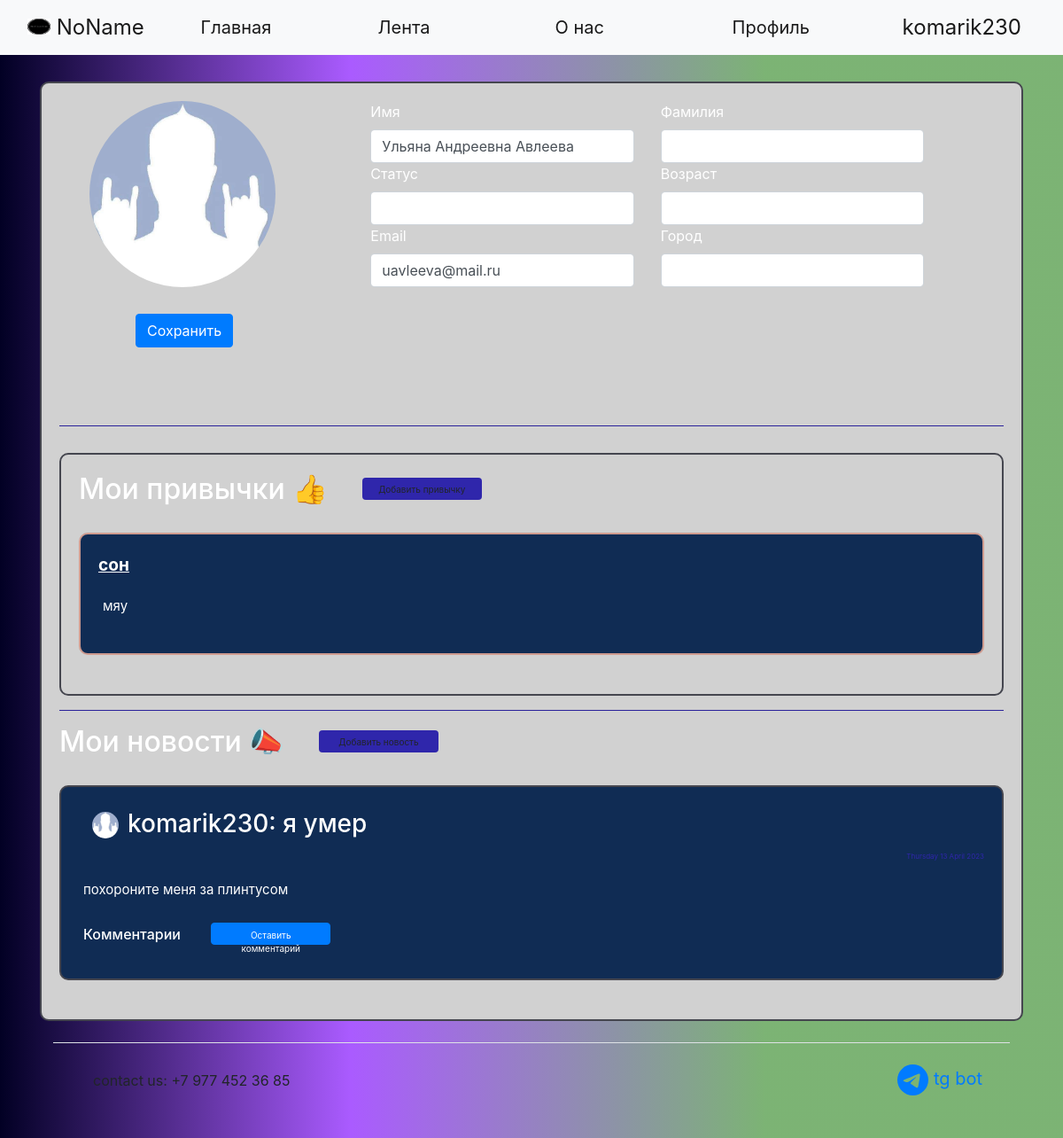
The page /office (signed in) on the database its author committed.
### data/users.py (models this page shows, shortened)
class User(SqlAlchemyBase, UserMixin):
    __tablename__ = 'users'
    id = sqlalchemy.Column(sqlalchemy.Integer,
                           primary_key=True, autoincrement=True)
    name = sqlalchemy.Column(sqlalchemy.String)
    surname = sqlalchemy.Column(sqlalchemy.String)
    nickname = sqlalchemy.Column(sqlalchemy.String)
    age = sqlalchemy.Column(sqlalchemy.Integer)
    status = sqlalchemy.Column(sqlalchemy.String)
    about = sqlalchemy.Column(sqlalchemy.String)
    email = sqlalchemy.Column(sqlalchemy.String, unique=True)
    hashed_password = sqlalchemy.Column(sqlalchemy.String)
    modified_date = sqlalchemy.Column(sqlalchemy.DateTime, default=datetime.datetime.now)
    city_from = sqlalchemy.Column(sqlalchemy.String)
    habit = sqlalchemy.Column(sqlalchemy.String)  # id_1;id_2
    habits = orm.relation("Habits", back_populates='user')
    news = orm.relation("News", back_populates='user')
    comments = orm.relation("Comments", back_populates='user')

### data/habits.py (models this page shows)
class Habits(SqlAlchemyBase, UserMixin):
    __tablename__ = 'habits'
    id = sqlalchemy.Column(sqlalchemy.Integer,
                           primary_key=True, autoincrement=True)
    type = sqlalchemy.Column(sqlalchemy.String)
    period = sqlalchemy.Column(sqlalchemy.Integer)  # days
    about_link = sqlalchemy.Column(sqlalchemy.String)
    count = sqlalchemy.Column(sqlalchemy.Integer, default=0)
    reposts = sqlalchemy.Column(sqlalchemy.Integer, default=0)
    creator = sqlalchemy.Column(sqlalchemy.String, sqlalchemy.ForeignKey("users.id"))
    user = orm.relation('User')

### data/news.py (models this page shows)
class News(SqlAlchemyBase, UserMixin):
    __tablename__ = 'news'
    id = sqlalchemy.Column(sqlalchemy.Integer,
                           primary_key=True, autoincrement=True)
    title = sqlalchemy.Column(sqlalchemy.String)
    content = sqlalchemy.Column(sqlalchemy.String)
    created_date = sqlalchemy.Column(sqlalchemy.DateTime,
                                     default=datetime.datetime.now)
    user_id = sqlalchemy.Column(sqlalchemy.Integer,
                                sqlalchemy.ForeignKey("users.id"))
    comms = sqlalchemy.Column(sqlalchemy.String)
    user = orm.relation('User')

### main.py (the view, shortened to what this page needs)
@app.route("/office", methods=['GET', 'POST'])
@login_required
def my_office():
    pathu = ''
    form = OfficeForm()
    if request.method == "GET":
        db_sess = db_session.create_session()
        user = db_sess.query(User).filter(User.id == current_user.id).first()
        if user:
            form.name.data = user.name
            form.surname.data = user.surname
            form.nickname.data = user.nickname
            form.age.data = user.age
            form.status.data = user.status
            form.email.data = user.email
            form.city_from.data = user.city_from
        else:
            abort(404)
    for images in os.listdir('static/img/users_photo'):
        if images.split('.')[0] == current_user.nickname:
            pathu = 'static/img/users_photo/' + images
    if pathu == '':
        pathu = 'static/img/users_photo/default.jpg'
    db_sess = db_session.create_session()
    habits = []
    if current_user.habit:
        for el in current_user.habit.split(';'):
            habits.append(db_sess.query(Habits).filter(Habits.id == el).first())
    user_habits = []
    for habit in habits:
        user_habits.append({
            'id': habit.id,
            'type': habit.type,
            'period': habit.period,
            'about_link': habit.about_link,
            'count': habit.count,
            'reposts': habit.reposts,
            'creator': db_sess.query(User).filter(User.id == habit.creator).first().nickname,
        })
    unews = db_sess.query(News).filter(News.user_id == current_user.id).all()
    users_news = []
    for news in unews:
        path = ''
        creator_nickname = (db_sess.query(User).filter(User.id == news.user_id).first()).nickname
        for images in os.listdir('static/img/users_photo'):
            if images.split('.')[0] == creator_nickname:
                path = 'static/img/users_photo/' + images
        if path == '':
            path = 'static/img/users_photo/default.jpg'
        comments = []
        if news.comms:
            if ';' in news.comms:
                for com_id in news.comms.split(';'):
                    comments.append(db_sess.query(Comments).filter(Comments.id == com_id).first())
            elif len(news.comms) == 1:
                com_id = news.comms
                comments = [db_sess.query(Comments).filter(Comments.id == com_id).first()]
        else:
            comments = []
        if len(comments) > 1:
            comments = sorted(comments, key=lambda x: x.created_date)
        comments_main = []
        for com in comments:
            comentor_nickname = db_sess.query(User).filter(User.id == com.user_id).first().nickname
            comments_main.append({'id': com.id,
                                  'content': com.content,
                                  'created_date': com.created_date.strftime("%A %d %B %Y"),
                                  'creator': comentor_nickname})
        comments = comments_main
        users_news.append({'id': news.id,
                           'title': news.title,
                           'content': news.content,
                           'created_date': news.created_date.strftime("%A %d %B %Y"),
                           'comms': comments,
                           'creator': creator_nickname,
                           'path': path})
    return render_template('office.html',
                           form=form, path=pathu, random_id=random.randint(1, 2 ** 16), user_habits=user_habits,
                           users_news=users_news, title='Профиль')

### forms/Office.py
class OfficeForm(FlaskForm):
    name = StringField('Имя', validators=[DataRequired()])
    submit = SubmitField('Сохранить')
    surname = StringField('Фамилия')
    nickname = StringField('Никнейм')
    age = StringField('Возраст')
    status = StringField('Статус')
    about = TextAreaField('Немного обо мне')
    email = StringField('Email')
    hashed_password = PasswordField('Пароль')
    city_from = StringField('Город')

### data/db_session.py (called while the page is built)
def create_session() -> Session:
    global __factory
    return __factory()

### main.py (called while the page is built)
@login_manager.user_loader
def load_user(user_id):
    db_sess = db_session.create_session()
    return db_sess.query(User).get(user_id)

### templates/office.html (shortened to what this page needs)
{% extends "base.html" %}
{% block content %}
<body>
<form action="" method="post" enctype="multipart/form-data" accept="image/jpeg">
    <div class="page_border">
        <div class="vertical-menu" style="width: 18rem;" id="info">
            <div class="container px-4" style="width: 1000px !important;">
                <div class="row gx-5">
                    <div class="col" style="width: 300px !important;">
                        <div><p><label><img src={{path}}?dummy={{random_id}} class="round_office"
                                            align="left" width="150" height="150"/>
                        </label></div>
                        <div style="margin-left: 62px;">{{ form.submit(type="submit", class="btn btn-primary")}}</div>
                    </div>
                    <div class="col" style="width: 300px !important;">
                        <div>{{ form.name.label }}</div>
                        <div>{{ form.name(class="form-control" ) }}</div>
                        <div>{{ form.status.label }}</div>
                        <div>{{ form.status(class="form-control" ) }}</div>
                        <div>{{ form.email.label }}</div>
                        <div>{{ form.email(class="form-control" ) }}</div>
                    </div>
                    <div class="col" style="width: 300px !important;">
                        <div>{{ form.surname.label }}</div>
                        <div>{{ form.surname(class="form-control" ) }}</div>
                        <div>{{ form.age.label }}</div>
                        <div>{{ form.age(class="form-control" ) }}</div>
                        <div>{{ form.city_from.label }}</div>
                        <div>{{ form.city_from(class="form-control" ) }}</div>
                    </div>
                </div>
            </div>
        </div>
        <hr>
        <div class="page_border">
            <h2>Мои привычки &#128077; <a href="/add_habit" class="btn btn-warning"
                       style=" height:25px; width:135px; font-size: 10px; margin-bottom:5px; margin-left: 30px;">Добавить привычку</a></h2>
            {% for habit in user_habits%}
            <div class="circle_habits" style="background-color: #102C54 !important;">
                <div class="display-6">
                    <p><strong>
                        <ins><big>{{habit['about_link']}}</big></ins>
                    </strong></p>
                </div>
                <div class="menu_item">
                    <p>{{habit['type']}}</p>
                </div>
            </div>
            {% endfor %} <br>
        </div>
        <hr>
        <h2>Мои новости &#128227; <a href="/add_news" class="btn btn-warning"
                       style=" height:25px; width:135px; font-size: 10px; margin-bottom:5px; margin-left: 30px;">Добавить новость</a></h2>
        {% for new in users_news%}
        <div class="page_border" style="background-color: #102C54 !important;">
            <div class="menu_item">
                <h3><a><a><img
                        src={{new['path']}}?dummy={{random_id}} alt="avatar"
                        class="round_avatar"></a></a>{{new['creator']}}: {{new['title']}} </h3>
            </div>
            <div class="reposts">
                <p>{{new['created_date']}}</p>
            </div>
            <div class="menu_item">
                <p>{{new['content']}}</p>
            </div>
            <div class="menu_item">
                <h6>Комментарии {% if current_user.is_authenticated %}
                    <a href="/com_add/{{ new['id'] }}" class="btn btn-primary"
                       style=" height:25px; width:135px; font-size: 10px; margin-bottom:5px; margin-left: 30px;">Оставить
                        комментарий</a>
                    {% endif %}
                </h6>
            </div>
        </div>
        {% endfor %} <br>
    </div>
</form>
</body>
{% endblock %}

### templates/base.html (shortened to what this page needs)
<!doctype html>
<html lang="en">
<head>
    <link rel="stylesheet" href="/static/css/style.css?random()">
    <link rel="stylesheet"
          href="https://stackpath.bootstrapcdn.com/bootstrap/4.4.1/css/bootstrap.min.css"
>
</head>
<body>
<header>
    <nav class="navbar navbar-expand-lg navbar-light bg-light">
        <div class="container-fluid">
            <a class="navbar-brand" style="width: 250px;" href="/">
                <img src="/static/img/logo.png" alt="" width="26" height="18"
                     class="d-inline-block text-align-center" style="margin-bottom:5px;">
                NoName
            </a>
            <div class="collapse navbar-collapse">
                <ul class="mx-auto navbar-nav">
                    <li class="nav-item">
                        <a class="nav-link active" style="width: 200px;" aria-current="page" href="/">Главная</a>
                    </li>
                    <li class="nav-item">
                        <a class="nav-link active" style="width: 200px;" href="/news">Лента</a>
                    </li>
                    <li class="nav-item">
                        <a class="nav-link active" style="width: 200px;" href="/info">О нас</a>
                    </li>
                    <li class="nav-item">
                        <a class="nav-link active" style="width: 200px;" href="/office">Профиль</a>
                </ul>
                {% if current_user.is_authenticated %}
                <a class="navbar-brand" href="/logout">{{current_user.nickname}}</a>
                {% else %}
                <p>
                    <a class="btn btn-primary " href="/register">Зарегистрироваться</a>
                    <a class="btn btn-success" href="/login">Войти</a>
                </p>
                {% endif %}
            </div>
        </div>
    </nav>
</header>
<main role="main" class="container">
    {% block content %}{% endblock %}
       <div class="container">
  <footer class="d-flex flex-wrap justify-content-between align-items-center py-3 my-4 border-top">
    <div class="col-md-4 d-flex align-items-center">
      <a href="/" class="mb-3 me-2 mb-md-0 text-body-secondary text-decoration-none lh-1">
        <svg class="bi" width="30" height="24"><use xlink:href="#bootstrap"></use></svg>
      </a>
      <span class="mb-3 mb-md-0 text-body-secondary">contact us: +7 977 452 36 85</span>
    </div>
    <ul class="nav col-md-4 justify-content-end list-unstyled d-flex">
        <li class="nav-item"><a href="#" class="nav-link active" aria-current="page">
        tg bot</a></li>
    </ul>
  </footer>
    </div>
</main>
</body>
</html>

### static/css/style.css (style rules this page uses)
body { // color: black; background: rgb(2,0,36); background: linear-gradient(90deg, rgba(2,0,36,1) 0%, rgba(123,0,255,0.644782913165266) 33%, rgba(23,121,9,0.5635504201680672) 72%); }
.nav-item { color: white; font-weight: 400; font-size: 20px !important; }
.navbar-brand { font-size: 24px !important; }
.page_border { background-color: #d1d1d1 !important; color: white !important; border: 2px solid #45464F; border-radius: 10px; padding: 20px !important; margin: 0 auto; margin-top: 30px; }
.menu_item { padding: 5px !important; font-size: 15px !important; }
hr { background-color: #2f26ab; color: #FB4229; }
.reposts { color: #2f26ab !important; font-size: 8px !important; text-align: right; }
.btn-warning { background-color: #2f26ab !important; border: 2px #FB4229 !important; }
.round_avatar { margin-left:10px; margin-right:10px; width: 30px !important; height: 30px !important; border-radius: 50px !important; }
.round_office { margin-left:10px; margin-right:10px; width: 210px !important; height: 210px !important; border-radius: 210px !important; }
.vertical-menu { width: 300px; height: 350px; }
.circle_habits { background-color: #2f26ab !important; color: white !important; border: 2px solid #CF9B8F; border-radius: 10px; padding: 20px !important; margin: 0 auto; margin-top: 30px; }
.col-md-4 { display: inline-block; }
.page_border { color: black; }

### rows shown on the page
User: nickname "komarik230", name "Ульяна Андреевна Авлеева", email "uavleeva@mail.ru", creator "komarik230"
Habits: about_link "сон", type "мяу"
News: title "я умер", content "похороните меня за плинтусом"
